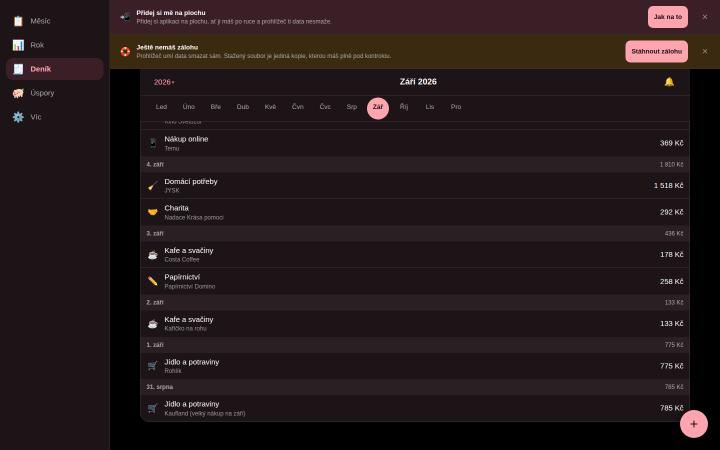
#> input picture test/baseline/chromium-container/journal-desktop-dark.png, 1440 x 900 px (shown at 1/2 size)
$ python visual.py baseline/chromium-container/journal-desktop-dark.png baseline/chromium-container/journal-desktop-light.png baseline/chromium-container/journal-desktop-light.png
#> lines starting #> are read from the running program, lines starting #| are printed output that depends on the picture; after the words box and inside, x2 and y2 are one past the last pixel; in counts of white or black regions, pixels touching at a corner belong together; long printed decimals are rounded
#!/usr/bin/env python3
# -*- coding: utf-8 -*-
"""test/visual.py — porovná dva PNG snímky a vypíše JEDEN řádek JSON.

PROČ samostatný skript a ne kus Nodu: harness nesmí mít ani jednu npm
závislost, zato Pillow na tomhle stroji nainstalované je. Porovnání proto
běží celé uvnitř Pillow (ImageChops, point, histogram, getbbox) — nikde
není smyčka přes jednotlivé pixely v Pythonu. Bez toho by 30 snímků,
z nichž některé mají 1440×20000 px, trvalo minuty místo vteřin.

Volá se z test/suites/visual.mjs přes spawnSync, ale je i samostatně
spustitelný:

    python3 test/visual.py baseline.png novy.png rozdil.png [tolerance]

Výstup na stdout (vždy jeden řádek, vždy validní JSON):

    {"changed":0.0031,"pixels":912,"total":294000,"w":600,"h":490,
     "baseline_size":[600,490],"actual_size":[600,490],"note":"..."}

Návratový kód: 0 = porovnáno (i když se snímky liší), 2 = chyba, a pak
je na stdout {"error":"..."}. Volající tak nikdy nemusí parsovat text.
"""

import json
import sys

DEFAULT_TOL = 12          # o kolik smí kanál uhnout, aby to nebyl rozdíl (0–255)
MAGENTA = (255, 0, 200)   # barva, kterou se do rozdílového PNG kreslí změny

HELP = """visual.py — porovnání dvou PNG snímků (baseline vs. nový).

Použití:
  python3 test/visual.py <baseline.png> <novy.png> <rozdil.png> [tolerance]

Argumenty:
  baseline.png   referenční snímek (test/baseline/<jmeno>.png)
  novy.png       čerstvě pořízený snímek (test/.out/<jmeno>.png)
  rozdil.png     kam se uloží vizuální rozdíl (změny magentou přes
                 ztlumenou baseline); adresář už musí existovat
  tolerance      volitelně 0–254, kolik smí kanál uhnout, než se pixel
                 počítá jako změněný; výchozí {tol}

Výstup:
  jeden řádek JSON na stdout, návratový kód 0.
  Při chybě {{"error":"..."}} a návratový kód 2.

  changed        podíl změněných pixelů, 0.0 až 1.0
  pixels/total   změněné pixely / všechny pixely
  w,h            rozměr porovnávané plochy
  baseline_size  rozměr baseline [w,h]
  actual_size    rozměr nového snímku [w,h]
  note           poznámka česky (rozdílné rozměry, obálka změn, tolerance)

Rozdílné rozměry NEJSOU chyba: hlásí se jako 100% rozdíl (changed = 1.0),
protože takové snímky se nedají poctivě porovnat pixel po pixelu.
""".format(tol=DEFAULT_TOL)

try:
    from PIL import Image, ImageChops, ImageFilter
    _PIL_ERR = None
except Exception as _exc:          # noqa: BLE001 — chceme opravdu jakoukoli chybu
    Image = ImageChops = ImageFilter = None
    _PIL_ERR = str(_exc)


def die(msg):
    """Chyba ven jako JSON, ať volající nemusí luštit traceback."""
    text = " ".join(str(msg).split())[:800]
    sys.stdout.write(json.dumps({"error": text}, ensure_ascii=False) + "\n")
    sys.stdout.flush()
    sys.exit(2)


def emit(payload):
    """Jeden řádek, žádné odsazení — suita čte poslední řádek stdout."""
    sys.stdout.write(json.dumps(payload, ensure_ascii=False, separators=(",", ":")) + "\n")
    sys.stdout.flush()


def diff_mask(a_rgb, b_rgb, tol):
    """Maska změn ('L', 255 = změněno) pro dva stejně velké RGB obrázky.

    Rozhoduje NEJHORŠÍ kanál, ne průměrný jas: čistá změna modré má
    v převodu na šeď váhu jen 0,11, takže by ji prahování po convert('L')
    schovalo. Proto se kanály nejdřív složí přes ImageChops.lighter
    (maximum) a teprve výsledek se prahuje jedním lookup tablem.
    """
    delta = ImageChops.difference(a_rgb, b_rgb)
    bands = delta.split()
    if len(bands) <= 1:
        worst = delta.convert("L")
    else:
        worst = bands[0]
        for band in bands[1:]:
            worst = ImageChops.lighter(worst, band)
        worst = worst.convert("L")
    # 256 položek: 0..tol => beze změny, tol+1..255 => změna
    lut = [0] * (tol + 1) + [255] * (255 - tol)
    return worst.point(lut)


def write_diff(base_rgb, mask, path):
    """Změny magentou přes ztlumenou baseline, ať je vidět KDE se to liší.

    Maska se před vykreslením roztáhne MaxFilterem: rozdíl o jeden pixel
    by na snímku vysokém 20 000 px člověk jinak nikdy nenašel.
    """
    dimmed = Image.eval(base_rgb, lambda v: v // 3 + 24)
    try:
        shown = mask.filter(ImageFilter.MaxFilter(3))
    except Exception:      # noqa: BLE001 — MaxFilter neumí úplně malé obrázky
        shown = mask
    layer = Image.new("RGB", dimmed.size, MAGENTA)
    Image.composite(layer, dimmed, shown).save(path, "PNG", optimize=False)


def main(argv):
    if not argv or any(a in ("-h", "--help", "help") for a in argv):
        sys.stdout.write(HELP)
        return 0

    if len(argv) < 3:
        die("cekam 3 cesty: baseline.png novy.png rozdil.png [tolerance]")

    baseline_path, actual_path, diff_path = argv[0], argv[1], argv[2]

    tol = DEFAULT_TOL
    if len(argv) >= 4 and str(argv[3]).strip() != "":
        try:
            tol = int(round(float(argv[3])))
        except (TypeError, ValueError):
            die("tolerance musi byt cislo 0-254, dostal jsem: %r" % (argv[3],))
    tol = max(0, min(254, tol))

    if _PIL_ERR is not None:
        die("chybi Pillow (PIL): %s" % _PIL_ERR)

    try:
        baseline = Image.open(baseline_path)
#> baseline is the input picture: PIL image 1440x900 RGB; mean R, G, B 34.8, 25, 25.6
        baseline.load()
    except Exception as exc:                       # noqa: BLE001
        die("baseline se nedá otevřít (%s): %s" % (baseline_path, exc))
    try:
        actual = Image.open(actual_path)
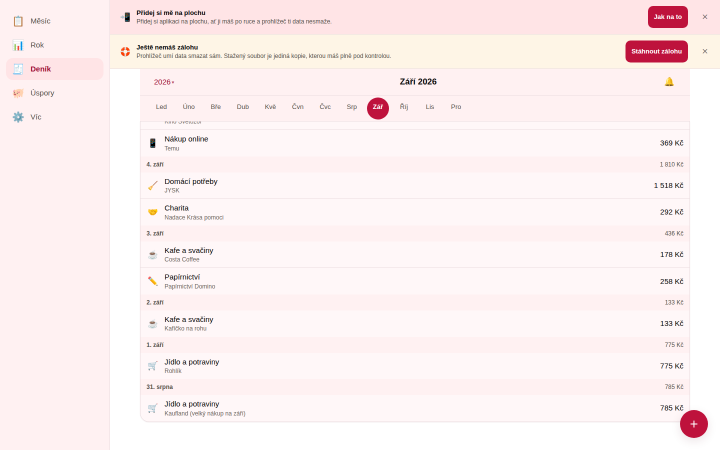
#> input picture test/baseline/chromium-container/journal-desktop-light.png, 1440 x 900 px (shown at 1/2 size)
#> actual is the input picture: PIL image 1440x900 RGB; mean R, G, B 252.2, 240.1, 240.4
        actual.load()
    except Exception as exc:                       # noqa: BLE001
        die("nový snímek se nedá otevřít (%s): %s" % (actual_path, exc))

    bw, bh = baseline.size
#> bw = 1440; bh = 900
    aw, ah = actual.size
#> aw = 1440; ah = 900
    # Alfa zahazujeme schválně: snímky z prohlížeče jsou neprůhledné a
    # porovnávat čtvrtý kanál by jen přidalo šum z antialiasingu.
    base_rgb = baseline.convert("RGB")
    act_rgb = actual.convert("RGB")

    note_bits = ["tolerance %d/255" % tol]

    if (bw, bh) != (aw, ah):
        # Různě velké snímky se nedají porovnat pixel po pixelu. Hlásíme
        # 100% rozdíl — a přesto se pokusíme uložit rozdílové PNG, aby
        # člověk viděl, co se vlastně posunulo.
        union_w, union_h = max(bw, aw), max(bh, ah)
        total = union_w * union_h
        note_bits.insert(0, "rozdílné rozměry: baseline %d×%d, nový %d×%d" % (bw, bh, aw, ah))
        try:
            base_pad = Image.new("RGB", (union_w, union_h), (0, 0, 0))
            base_pad.paste(base_rgb, (0, 0))
            act_pad = Image.new("RGB", (union_w, union_h), (0, 0, 0))
            act_pad.paste(act_rgb, (0, 0))
            mask = diff_mask(base_pad, act_pad, tol)
            write_diff(base_pad, mask, diff_path)
        except Exception as exc:                   # noqa: BLE001
            note_bits.append("rozdílové PNG se nepodařilo uložit: %s" % exc)
        emit({
            "changed": 1.0,
            "pixels": total,
            "total": total,
            "w": union_w,
            "h": union_h,
            "baseline_size": [bw, bh],
            "actual_size": [aw, ah],
            "note": " · ".join(note_bits),
        })
        return 0

    total = bw * bh
#> total = 1296000
    if total == 0:
        note_bits.insert(0, "prázdný snímek 0×0")
        emit({
            "changed": 0.0, "pixels": 0, "total": 0, "w": bw, "h": bh,
            "baseline_size": [bw, bh], "actual_size": [aw, ah],
            "note": " · ".join(note_bits),
        })
        return 0

    try:
        mask = diff_mask(base_rgb, act_rgb, tol)
#> in diff_mask, `delta = ImageChops.difference(a_rgb, b_rgb)`:
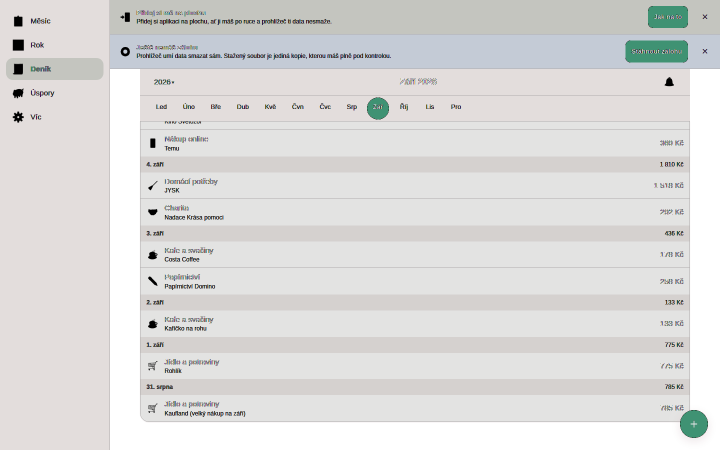
#> delta: PIL image 1440x900 RGB (shown at 1/2 size); mean R, G, B 219.9, 219.2, 218.3
#> the loop in diff_mask, `for band in bands[1:]:` made 2 passes
#> pass 1, in diff_mask, `worst = ImageChops.lighter(worst, band)`:
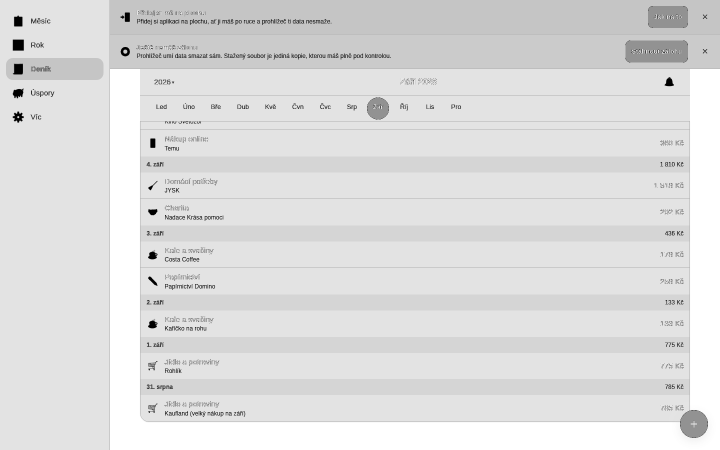
#> worst: PIL image 1440x900 L (shown at 1/2 size); min 0, max 255, mean 221.6
#> in diff_mask, `return worst.point(lut)`:
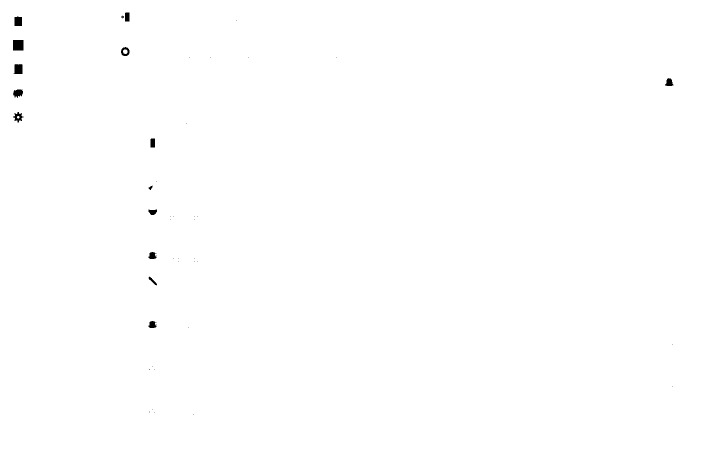
#> returned value: PIL image 1440x900 L (shown at 1/2 size); 99.8% white; 47 black regions (33 under 20 px), largest, box (x1, y1, x2, y2) and area: (26, 80, 47, 101) 441, (27, 128, 45, 148) 312, (29, 32, 44, 52) 273
        # histogram() i getbbox() počítá C — proto tu není žádná smyčka
        changed_px = mask.histogram()[255]
#> changed_px = 1293192
        bbox = mask.getbbox()
#> bbox = (0, 0, 1440, 900)
    except Exception as exc:                       # noqa: BLE001
        die("porovnání selhalo: %s" % exc)

    if changed_px:
        note_bits.append("obálka změn %s" % (list(bbox) if bbox else "?"))
        try:
            write_diff(base_rgb, mask, diff_path)
#> in write_diff, `dimmed = Image.eval(base_rgb, lambda v: v // 3 + 24)`:
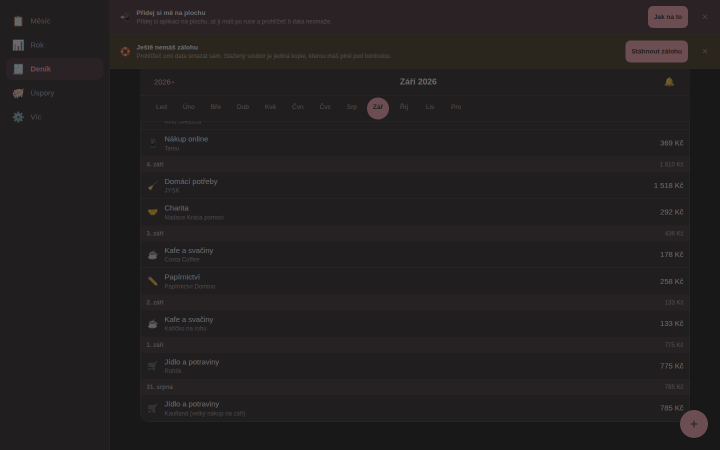
#> dimmed: PIL image 1440x900 RGB (shown at 1/2 size); mean R, G, B 35.3, 31.8, 32.2
#> in write_diff, `shown = mask.filter(ImageFilter.MaxFilter(3))`:
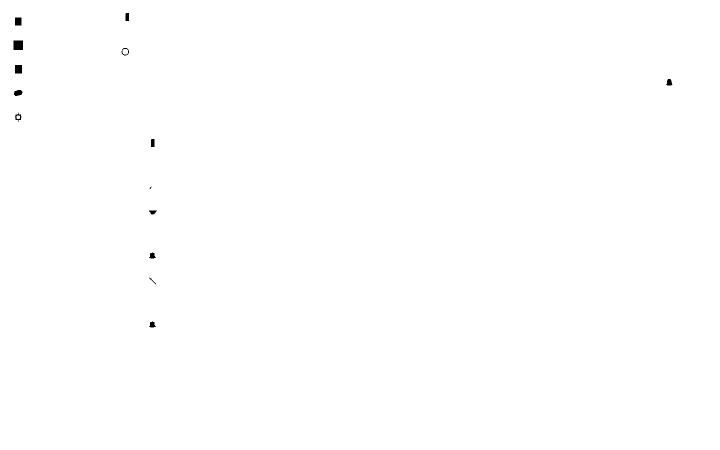
#> shown: PIL image 1440x900 L (shown at 1/2 size); 99.9% white; 14 black regions (1 under 20 px), largest, box (x1, y1, x2, y2) and area: (27, 81, 46, 100) 361, (30, 130, 44, 147) 238, (30, 35, 43, 51) 208
#> in write_diff, `Image.composite(layer, dimmed, shown).save(path, "PNG", optimize=False)`:
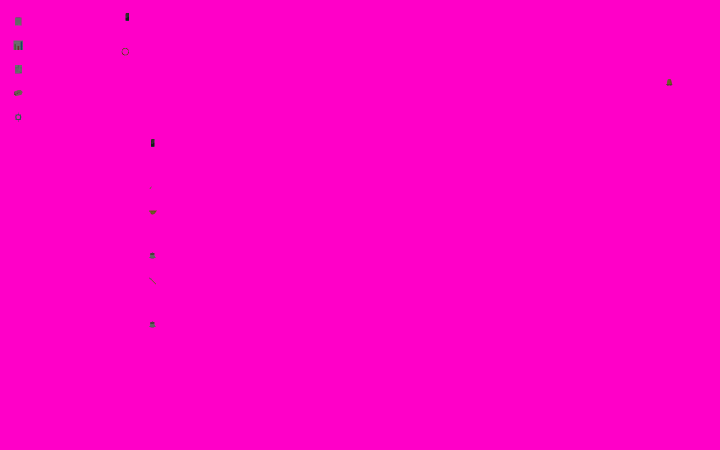
#> saved as journal-desktop-light.png: PIL image 1440x900 RGB (shown at 1/2 size); mean R, G, B 254.8, 0.1, 199.8
        except Exception as exc:                   # noqa: BLE001
            note_bits.append("rozdílové PNG se nepodařilo uložit: %s" % exc)
    else:
        note_bits.append("snímky jsou shodné")

    emit({
        "changed": changed_px / float(total),
        "pixels": int(changed_px),
        "total": int(total),
        "w": bw,
        "h": bh,
        "baseline_size": [bw, bh],
        "actual_size": [aw, ah],
        "note": " · ".join(note_bits),
    })
#| {"changed":0.9978,"pixels":1293192,"total":1296000,"w":1440,"h":900,"baseline_size":[1440,900],"actual_size":[1440,900],"note":"tolerance 12/255 · obálka změn [0, 0, 1440, 900]"}
    return 0


if __name__ == "__main__":
    try:
        sys.exit(main(sys.argv[1:]))
#> (the program exits here)
